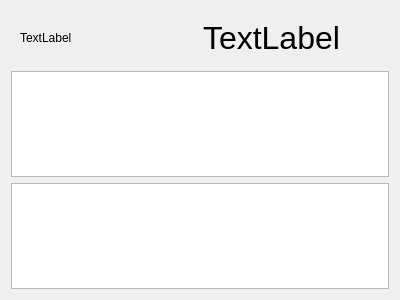
<?xml version="1.0" encoding="UTF-8"?>
<ui version="4.0">
 <class>ContactDialog</class>
 <widget class="QDialog" name="ContactDialog">
  <property name="geometry">
   <rect>
    <x>0</x>
    <y>0</y>
    <width>400</width>
    <height>300</height>
   </rect>
  </property>
  <property name="windowTitle">
   <string>Dialog</string>
  </property>
  <layout class="QVBoxLayout" name="verticalLayout">
   <item>
    <widget class="QWidget" name="widget" native="true">
     <layout class="QHBoxLayout" name="horizontalLayout">
      <item>
       <widget class="QLabel" name="lblImage">
        <property name="text">
         <string>TextLabel</string>
        </property>
       </widget>
      </item>
      <item>
       <widget class="QLabel" name="lblName">
        <property name="font">
         <font>
          <pointsize>24</pointsize>
         </font>
        </property>
        <property name="text">
         <string>TextLabel</string>
        </property>
       </widget>
      </item>
     </layout>
    </widget>
   </item>
   <item>
    <widget class="QPlainTextEdit" name="txtNotes">
     <property name="readOnly">
      <bool>true</bool>
     </property>
    </widget>
   </item>
   <item>
    <widget class="QListView" name="listNumbers"/>
   </item>
  </layout>
 </widget>
 <resources/>
 <connections/>
</ui>
